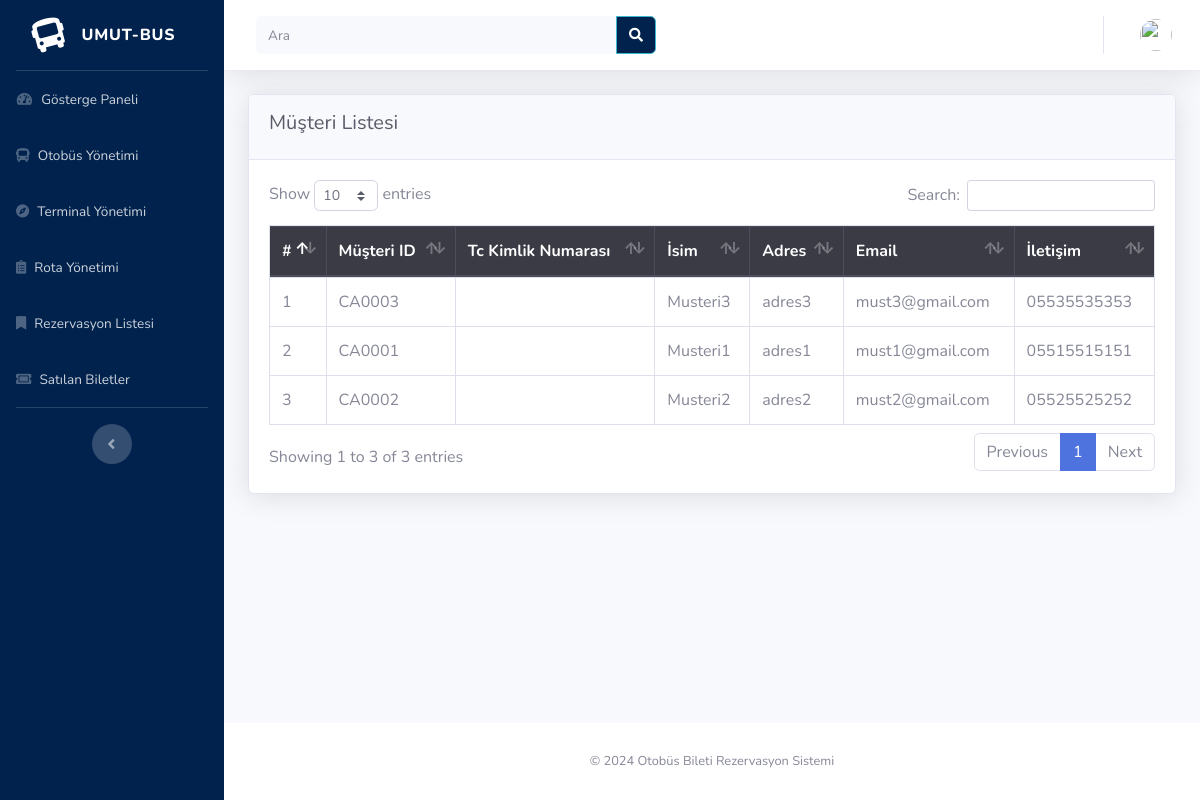
Screenshot of /umutBUS/index.php/backend/musteri with the database file from the repository.
### tables this page shows
CREATE TABLE `tbl_musteri` (
  `kd_musteri` varchar(50) NOT NULL,
  `username_musteri` varchar(50) NOT NULL,
  `password_musteri` varchar(200) NOT NULL,
  `no_ktp_musteri` varchar(50) NOT NULL,
  `isim_musteri` varchar(100) NOT NULL,
  `adres_musteri` varchar(200) NOT NULL,
  `email_musteri` varchar(100) NOT NULL,
  `telefon_musteri` varchar(20) NOT NULL,
  `img_musteri` varchar(200) NOT NULL,
  `durum_musteri` int(1) DEFAULT NULL,
  `tarih_yarat_musteri` varchar(50) DEFAULT NULL
);

### umutBUS/application/controllers/backend/Musteri.php (called while the page is built, shortened)
<?php
class Musteri extends CI_Controller {
	function __construct(){
		$this->load->helper('tglindo_helper');
		$this->load->model('getkod_model');
	}
	public function index(){
		$data['title'] = "Customers List";
		$data['pelanggan'] = $this->db->query("SELECT * FROM tbl_musteri")->result_array();
		$this->load->view('backend/musteri', $data);
	}
}

### umutBUS/index.php (called while the page is built, shortened)
<?php
require_once BASEPATH.'core/CodeIgniter.php';

### umutBUS/application/views/backend/musteri.php (the view, shortened to what this page needs)
<!DOCTYPE html>
<html lang="en">
<head>
</head>
<body id="page-top">
  <div class="container-fluid">
    <div class="card shadow mb-4">
      <div class="card-header py-3">
        <h1 class="h5 text-gray-800">Müşteri Listesi</h1>
      </div>
      <div class="card-body">
        <div class="table-responsive">
          <table class="table table-bordered table-hover" id="dataTable" width="100%" cellspacing="0">
            <thead class="thead-dark">
              <tr>
                <th>#</th>
                <th>Müşteri ID</th>
                <th>Tc Kimlik Numarası</th>
                <th>İsim</th>
                <th>Adres </th>
                <th>Email</th>
                <th>İletişim</th>
              </tr>
            </thead>
            <tbody>
              <?php $i = 1;
              foreach ($pelanggan as $row) { ?>
                <tr>
                  <td><?= $i++; ?></td>
                  <td><?= $row['kd_musteri']; ?></td>
                  <td><?= $row['no_ktp_musteri']; ?></td>
                  <td><?= $row['isim_musteri']; ?></td>
                  <td><?= $row['adres_musteri']; ?></td>
                  <td><?= $row['email_musteri']; ?></td>
                  <td><?= $row['telefon_musteri']; ?></td>
                </tr>
              <?php } ?>
            </tbody>
          </table>
        </div>
      </div>
    </div>
  </div>
  </div>
</body>
</html>

### rows the page displays
tbl_musteri: kd_musteri "CA0003", isim_musteri "Musteri3", adres_musteri "adres3", email_musteri "must3@gmail.com", telefon_musteri "05535535353"
tbl_musteri: kd_musteri "CA0001", isim_musteri "Musteri1", adres_musteri "adres1", email_musteri "must1@gmail.com", telefon_musteri "05515515151"
tbl_musteri: kd_musteri "CA0002", isim_musteri "Musteri2", adres_musteri "adres2", email_musteri "must2@gmail.com", telefon_musteri "05525525252"
